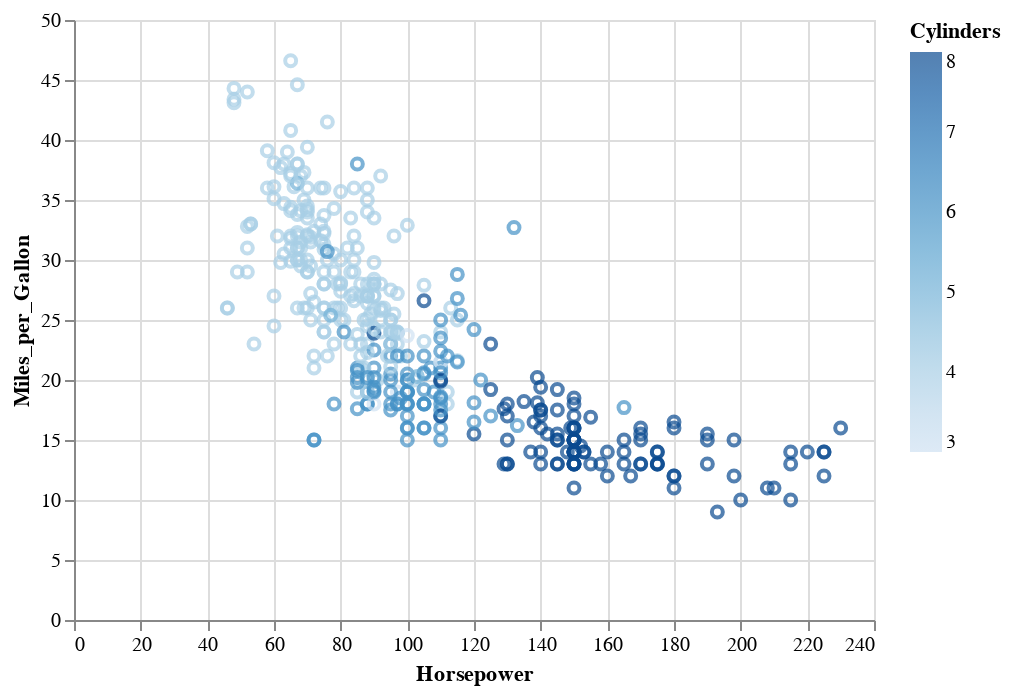

Source (notebook cell):
### Markdown cell above
### Interactive scatterplot

### Code cell
# Import modules
import altair as alt
from vega_datasets import data

# Import data
source = data.cars()

#Specify parameters
alt.Chart(source).mark_point().encode(
    x='Horsepower',
    y='Miles_per_Gallon',
    color='Cylinders',
    tooltip='Cylinders'
).interactive()

### Figure 1 — Vega-Lite specification as saved in the notebook (floating-point values rounded to 4 significant figures; data arrays with more than 128 entries replaced by an {"elided": "..."} marker saying what was removed)
{"$schema": "https://vega.github.io/schema/vega-lite/v2.6.0.json", "config": {"view": {"height": 300, "width": 400}}, "data": {"name": "data-f02450ab61490a1363517a0190416235"}, "datasets": {"data-f02450ab61490a1363517a0190416235": {"elided": "406 records"}}, "encoding": {"color": {"field": "Cylinders", "type": "quantitative"}, "tooltip": {"field": "Cylinders", "type": "quantitative"}, "x": {"field": "Horsepower", "type": "quantitative"}, "y": {"field": "Miles_per_Gallon", "type": "quantitative"}}, "mark": "point", "selection": {"selector019": {"bind": "scales", "encodings": ["x", "y"], "mark": {"fill": "#333", "fillOpacity": 0.125, "stroke": "white"}, "on": "[mousedown, window:mouseup] > window:mousemove!", "resolve": "global", "translate": "[mousedown, window:mouseup] > window:mousemove!", "type": "interval", "zoom": "wheel!"}}}
